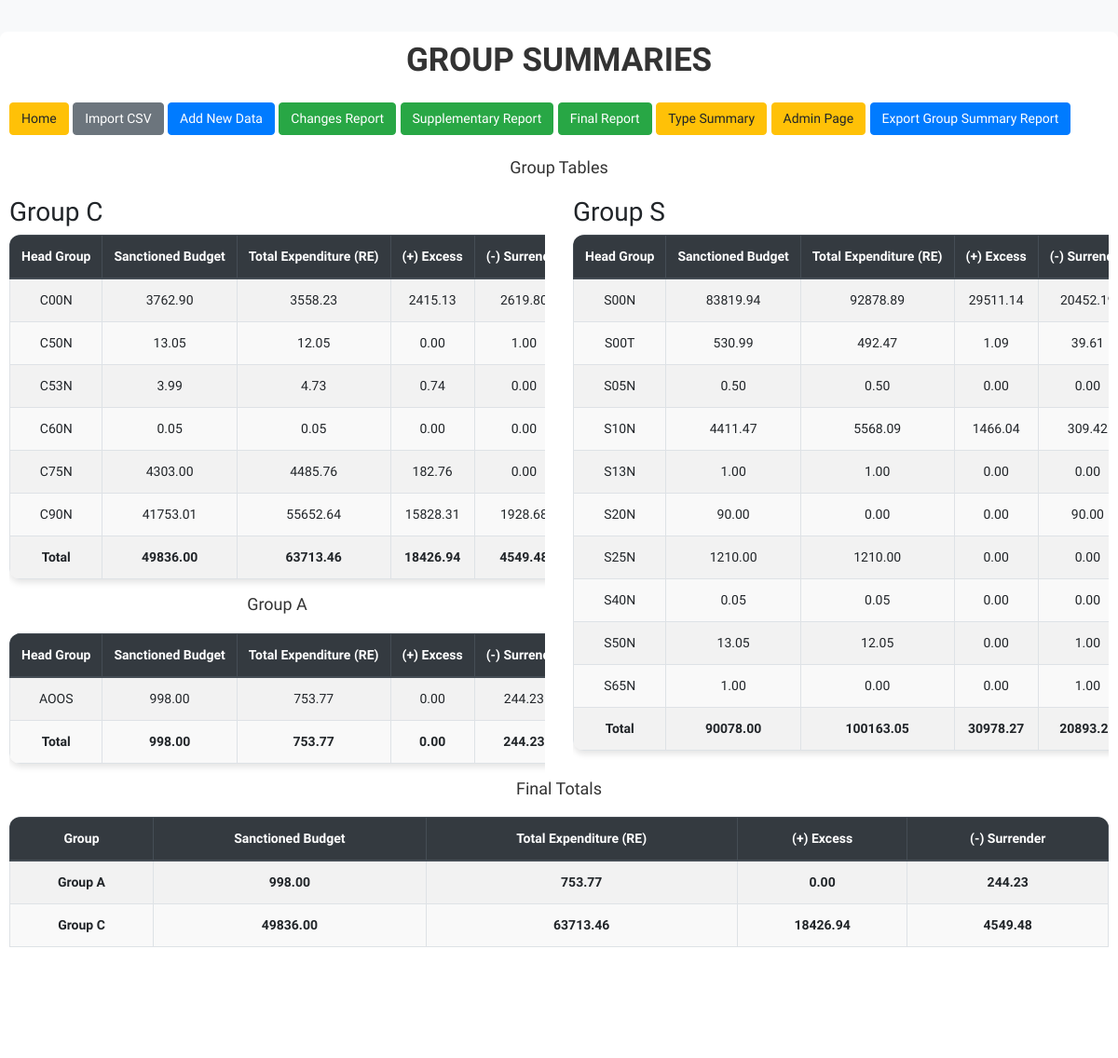
Screenshot of /group_summary/ with the database file from the repository.
### myapp/models.py (models this page shows, shortened)
class DataRow(models.Model):
    department_name = models.CharField(max_length=100)
    head_name = models.CharField(max_length=100)
    head_type = models.CharField(max_length=10, editable=False)
    scheme_name = models.CharField(max_length=150)
    soe_name = models.CharField(max_length=100)
    sanctioned_budget = models.FloatField(null=True, blank=True)
    revised_estimate = models.FloatField(null=True, blank=True)
    in_divisible = models.FloatField(null=True, blank=True)
    divisible = models.FloatField(null=True, blank=True)
    kinnaur = models.FloatField(null=True, blank=True)
    lahaul = models.FloatField(null=True, blank=True)
    spiti = models.FloatField(null=True, blank=True)
    pangi = models.FloatField(null=True, blank=True)
    bharmaur = models.FloatField(null=True, blank=True)
    excess = models.FloatField(null=True, blank=True)
    surrender = models.FloatField(null=True, blank=True)
    variation = models.FloatField(null=True, blank=True)
    agreed_by_fd = models.FloatField(null=True, blank=True)
    last_change_date = models.DateTimeField(auto_now=True)  # auto_now makes it non-editable
    unique_search = models.CharField(max_length=255, unique=True, editable=False)
    class Meta:
        constraints = [
            models.UniqueConstraint(
                fields=["soe_name", "head_name"],
                name="unique_soe_per_head"
            ),
        ]

### myapp/views.py (the view)
# urls.py: path('group_summary/', views.group_summary, name='group_summary'),
def group_summary(request):
    data = DataRow.objects.all().values(
        'department_name',
        'head_name',
        'scheme_name',
        'soe_name',
        'sanctioned_budget',
        'revised_estimate',
        'excess',
        'surrender'
    )
    total_sanctioned_budget_soe = 0
    total_revised_estimate_soe = 0
    total_excess_soe = 0
    total_surrender_soe = 0
    total_sanctioned_budget_dept = 0
    total_revised_estimate_dept = 0
    total_excess_dept = 0
    total_surrender_dept = 0
    head_groups = (
        DataRow.objects
        .annotate(head_name_length=Length('head_name'))
        .annotate(head_group=Substr('head_name', F('head_name_length') - 3, 4))  # Extract last 4 characters
        .values('head_group')
        .annotate(
            total_sanctioned_budget=Sum('sanctioned_budget'),
            total_revised_estimate=Sum('revised_estimate'),
            total_excess=Sum('excess'),
            total_surrender=Sum('surrender')
        )
        .order_by('head_group')
    )
    group_c = [item for item in head_groups if item['head_group'].startswith('C')]
    group_s = [item for item in head_groups if item['head_group'].startswith('S')]
    group_a = [item for item in head_groups if item['head_group'].startswith('A')]
    total_sanctioned_budget_a = sum(item['total_sanctioned_budget'] for item in group_a)
    total_revised_estimate_a = sum(item['total_revised_estimate'] for item in group_a)
    total_excess_a = sum(item['total_excess'] for item in group_a)
    total_surrender_a = sum(item['total_surrender'] for item in group_a)
    total_sanctioned_budget_c = sum(item['total_sanctioned_budget'] for item in group_c)
    total_revised_estimate_c = sum(item['total_revised_estimate'] for item in group_c)
    total_excess_c = sum(item['total_excess'] for item in group_c)
    total_surrender_c = sum(item['total_surrender'] for item in group_c)
    total_sanctioned_budget_s = sum(item['total_sanctioned_budget'] for item in group_s)
    total_revised_estimate_s = sum(item['total_revised_estimate'] for item in group_s)
    total_excess_s = sum(item['total_excess'] for item in group_s)
    total_surrender_s = sum(item['total_surrender'] for item in group_s)
    final_total_sanctioned_budget = total_sanctioned_budget_a + total_sanctioned_budget_c + total_sanctioned_budget_s
    final_total_revised_estimate = total_revised_estimate_a + total_revised_estimate_c + total_revised_estimate_s
    final_total_excess = total_excess_a + total_excess_c + total_excess_s
    final_total_surrender = total_surrender_a + total_surrender_c + total_surrender_s
    context = {
        'data': data,
        'total_sanctioned_budget_soe': total_sanctioned_budget_soe,
        'total_revised_estimate_soe': total_revised_estimate_soe,
        'total_excess_soe': total_excess_soe,
        'total_surrender_soe': total_surrender_soe,
        'total_sanctioned_budget_dept': total_sanctioned_budget_dept,
        'total_revised_estimate_dept': total_revised_estimate_dept,
        'total_excess_dept': total_excess_dept,
        'total_surrender_dept': total_surrender_dept,
        'group_c': group_c,
        'group_s': group_s,
        'group_a': group_a,
        'total_sanctioned_budget_a': total_sanctioned_budget_a,
        'total_revised_estimate_a': total_revised_estimate_a,
        'total_excess_a': total_excess_a,
        'total_surrender_a': total_surrender_a,
        'total_sanctioned_budget_c': total_sanctioned_budget_c,
        'total_revised_estimate_c': total_revised_estimate_c,
        'total_excess_c': total_excess_c,
        'total_surrender_c': total_surrender_c,
        'total_sanctioned_budget_s': total_sanctioned_budget_s,
        'total_revised_estimate_s': total_revised_estimate_s,
        'total_excess_s': total_excess_s,
        'total_surrender_s': total_surrender_s,
        'final_total_sanctioned_budget': final_total_sanctioned_budget,
        'final_total_revised_estimate': final_total_revised_estimate,
        'final_total_excess': final_total_excess,
        'final_total_surrender': final_total_surrender,
    }
    return render(request, 'group_summary.html', context)

### myapp/templates/group_summary.html (shortened to what this page needs)
<!DOCTYPE html>
<html lang="en">
<head>
    {% load static %}
    <link rel="stylesheet" href="https://stackpath.bootstrapcdn.com/bootstrap/4.5.2/css/bootstrap.min.css">
    <link rel="stylesheet" href="{% static 'css/styles.css' %}">
</head>
<body>
    <div class="container mt-4">
        <h1 class="text-center mb-4">GROUP SUMMARIES</h1>
    <a href="/" class="btn btn-warning mb-4">Home</a>
    <a href="/import_csv/" class="btn btn-secondary mb-4">Import CSV</a>
    <a href="/add/" class="btn btn-primary mb-4">Add New Data</a>
    <a href="/changes_report/" class="btn btn-success mb-4">Changes Report</a>
    <a href="/supplementary_report/" class="btn btn-success mb-4">Supplementary Report</a>
    <a href="/final_report/" class="btn btn-success mb-4">Final Report</a>
    <a href="/type_summary/" class="btn btn-warning mb-4">Type Summary</a>
    <a href="/admin/" class="btn btn-warning mb-4">Admin Page</a>
        <button class="btn btn-primary mb-4" onclick="exportToExcel()">Export Group Summary Report</button>
        <div id="finalReportTable">
            <h2>Group Tables</h2>
            <div class="row">
                <div class="col-md-6">
                    <h3>Group C</h3>
                    <div class="table-responsive">
                        <table id="groupCTable" class="table table-bordered table-striped">
                            <thead class="thead-dark">
                                <tr>
                                    <th>Head Group</th>
                                    <th>Sanctioned Budget</th>
                                    <th>Total Expenditure (RE)</th>
                                    <th>(+) Excess</th>
                                    <th>(-) Surrender</th>
                                </tr>
                            </thead>
                            <tbody>
                                {% for item in group_c %}
                                <tr>
                                    <td>{{ item.head_group }}</td>
                                    <td>{{ item.total_sanctioned_budget|floatformat:2 }}</td>
                                    <td>{{ item.total_revised_estimate|floatformat:2 }}</td>
                                    <td>{{ item.total_excess|floatformat:2 }}</td>
                                    <td>{{ item.total_surrender|floatformat:2 }}</td>
                                </tr>
                                {% endfor %}
                                <tr class="font-weight-bold">
                                    <td>Total</td>
                                    <td>{{ total_sanctioned_budget_c|floatformat:2 }}</td>
                                    <td>{{ total_revised_estimate_c|floatformat:2 }}</td>
                                    <td>{{ total_excess_c|floatformat:2 }}</td>
                                    <td>{{ total_surrender_c|floatformat:2 }}</td>
                                </tr>
                            </tbody>
                        </table>
                    </div>
            <h2>Group A</h2>
            <div class="table-responsive">
                <table id="groupATable" class="table table-bordered table-striped">
                    <thead class="thead-dark">
                        <tr>
                            <th>Head Group</th>
                            <th>Sanctioned Budget</th>
                            <th>Total Expenditure (RE)</th>
                            <th>(+) Excess</th>
                            <th>(-) Surrender</th>
                        </tr>
                    </thead>
                    <tbody>
                        {% for item in group_a %}
                        <tr>
                            <td>{{ item.head_group }}</td>
                            <td>{{ item.total_sanctioned_budget|floatformat:2 }}</td>
                            <td>{{ item.total_revised_estimate|floatformat:2 }}</td>
                            <td>{{ item.total_excess|floatformat:2 }}</td>
                            <td>{{ item.total_surrender|floatformat:2 }}</td>
                        </tr>
                        {% endfor %}
                        <tr class="font-weight-bold">
                            <td>Total</td>
                            <td>{{ total_sanctioned_budget_a|floatformat:2 }}</td>
                            <td>{{ total_revised_estimate_a|floatformat:2 }}</td>
                            <td>{{ total_excess_a|floatformat:2 }}</td>
                            <td>{{ total_surrender_a|floatformat:2 }}</td>
                        </tr>
                    </tbody>
                </table>
            </div>
                </div>
                <div class="col-md-6">
                    <h3>Group S</h3>
                    <div class="table-responsive">
                        <table id="groupSTable" class="table table-bordered table-striped">
                            <thead class="thead-dark">
                                <tr>
                                    <th>Head Group</th>
                                    <th>Sanctioned Budget</th>
                                    <th>Total Expenditure (RE)</th>
                                    <th>(+) Excess</th>
                                    <th>(-) Surrender</th>
                                </tr>
                            </thead>
                            <tbody>
                                {% for item in group_s %}
                                <tr>
                                    <td>{{ item.head_group }}</td>
                                    <td>{{ item.total_sanctioned_budget|floatformat:2 }}</td>
                                    <td>{{ item.total_revised_estimate|floatformat:2 }}</td>
                                    <td>{{ item.total_excess|floatformat:2 }}</td>
                                    <td>{{ item.total_surrender|floatformat:2 }}</td>
                                </tr>
                                {% endfor %}
                                <tr class="font-weight-bold">
                                    <td>Total</td>
                                    <td>{{ total_sanctioned_budget_s|floatformat:2 }}</td>
                                    <td>{{ total_revised_estimate_s|floatformat:2 }}</td>
                                    <td>{{ total_excess_s|floatformat:2 }}</td>
                                    <td>{{ total_surrender_s|floatformat:2 }}</td>
                                </tr>
                            </tbody>
                        </table>
                    </div>
                </div>
            </div>
            <h2>Final Totals</h2>
            <div class="table-responsive">
                <table id="finalTotalsTable" class="table table-bordered table-striped">
                    <thead class="thead-dark">
                        <tr>
                            <th>Group</th>
                            <th>Sanctioned Budget</th>
                            <th>Total Expenditure (RE)</th>
                            <th>(+) Excess</th>
                            <th>(-) Surrender</th>
                        </tr>
                    </thead>
                    <tbody>
                        <tr class="font-weight-bold">
                            <td>Group A</td>
                            <td>{{ total_sanctioned_budget_a|floatformat:2 }}</td>
                            <td>{{ total_revised_estimate_a|floatformat:2 }}</td>
                            <td>{{ total_excess_a|floatformat:2 }}</td>
                            <td>{{ total_surrender_a|floatformat:2 }}</td>
                        </tr>
                        <tr class="font-weight-bold">
                            <td>Group C</td>
                            <td>{{ total_sanctioned_budget_c|floatformat:2 }}</td>
                            <td>{{ total_revised_estimate_c|floatformat:2 }}</td>
                            <td>{{ total_excess_c|floatformat:2 }}</td>
                            <td>{{ total_surrender_c|floatformat:2 }}</td>
                        </tr>
                        <tr class="font-weight-bold">
                            <td>Group S</td>
                            <td>{{ total_sanctioned_budget_s|floatformat:2 }}</td>
                            <td>{{ total_revised_estimate_s|floatformat:2 }}</td>
                            <td>{{ total_excess_s|floatformat:2 }}</td>
                            <td>{{ total_surrender_s|floatformat:2 }}</td>
                        </tr>
                        <tr class="font-weight-bold">
                            <td>Total</td>
                            <td>{{ total_sanctioned_budget_soe|floatformat:2 }}</td>
                            <td>{{ total_revised_estimate_soe|floatformat:2 }}</td>
                            <td>{{ total_excess_soe|floatformat:2 }}</td>
                            <td>{{ total_surrender_soe|floatformat:2 }}</td>
                        </tr>
                    </tbody>
                </table>
</body>
</html>

### static/css/styles.css (style rules this page uses)
body { font-size: 18px; padding: 10px 0; font-family: "Roboto Condensed", sans-serif; background-color: #f8f9fa; }
.container, .container-fluid { background: white; padding: 10px; border-radius: 8px; margin-bottom: 20px; }
@media (min-width: 1200px) { .container, .container-lg, .container-md, .container-sm, .container-xl { max-width: 2100px; } }
h1 { font-size: 35px; text-align: center; margin-bottom: 20px; color: #333; font-weight: bold; }
h2 { font-size: 18px; text-align: center; margin-bottom: 20px; color: #333; }
table { width: 100%; margin-bottom: 20px; border-collapse: collapse; border-radius: 12px; overflow: hidden; box-shadow: 0 4px 6px rgba(0, 0, 0, 0.1); }
table th, table td { font-size: 14px; text-align: center; padding: 10px 15px; border: 1px solid #ddd; white-space: nowrap; }
table th { background-color: #007bff; color: white; font-weight: bold; }
table tr:nth-child(even) { background-color: #f9f9f9; }
table tr:nth-child(odd) { background-color: white; }
.btn { font-size: 14px; padding: 6px 12px; cursor: pointer; }

### rows the page displays
DataRow: head_group "C53N", total_sanctioned_budget "3.99", total_revised_estimate "4.73", total_excess "0.74", total_surrender "0.00"

### other values shown
{{ item.head_group }} "C00N" "C50N" "C60N" "C75N" "C90N"
{{ item.total_sanctioned_budget|floatformat:2 }} "3762.90" "13.05" "0.05" "4303.00" "41753.01"
{{ item.total_revised_estimate|floatformat:2 }} "3558.23" "12.05" "0.05" "4485.76" "55652.64"
{{ item.total_excess|floatformat:2 }} "2415.13" "0.00" "0.00" "182.76" "15828.31"
{{ item.total_surrender|floatformat:2 }} "1.00" "0.00" "0.00"
{{ total_sanctioned_budget_c|floatformat:2 }} "49836.00"
{{ total_revised_estimate_c|floatformat:2 }} "63713.46"
{{ total_excess_c|floatformat:2 }} "18426.94"
{{ item.head_group }} "AOOS"
{{ item.total_sanctioned_budget|floatformat:2 }} "998.00"
{{ item.total_revised_estimate|floatformat:2 }} "753.77"
{{ item.total_excess|floatformat:2 }} "0.00"
{{ item.total_surrender|floatformat:2 }} "244.23"
{{ total_sanctioned_budget_a|floatformat:2 }} "998.00"
{{ total_revised_estimate_a|floatformat:2 }} "753.77"
